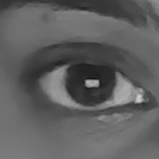
#> input picture server/iris1.png, 159 x 159 px, given in place of the camera
$ python save_live.py
#> lines starting #> are read from the running program, lines starting #| are printed output that depends on the picture; after the words box and inside, x2 and y2 are one past the last pixel; in counts of white or black regions, pixels touching at a corner belong together
import cv2
import os
import sys
sys.stdout.reconfigure(encoding='utf-8')

# Paths
BASE_DIR = os.path.dirname(os.path.abspath(__file__))
cascade_path = os.path.join(BASE_DIR, "server", "utils", "haarcascade_eye.xml")
output_path = os.path.join(BASE_DIR, "debug_iris", "live.png")

# Load Haar Cascade
eye_cascade = cv2.CascadeClassifier(cascade_path)
if eye_cascade.empty():
    print("❌ Haar cascade not found or failed to load.")
    exit(1)

# Ensure output directory exists
os.makedirs(os.path.dirname(output_path), exist_ok=True)

# Start webcam
cap = cv2.VideoCapture(0)
print("Show your eye to the webcam. Press 's' to capture, 'q' to quit.")

while True:
    ret, frame = cap.read()
#> frame is the input picture: shape (159, 159, 3); min 16, max 207, mean 95.6
    if not ret:
        print("❌ Failed to capture frame.")
        break

    gray = cv2.cvtColor(frame, cv2.COLOR_BGR2GRAY)
    eyes = eye_cascade.detectMultiScale(gray, 1.3, 5)
#> eyes = [[19, 26, 108, 108]]

    for (x, y, w, h) in eyes:
        cv2.rectangle(frame, (x, y), (x + w, y + h), (0, 255, 0), 2)
        break
#> this loop made 1 pass
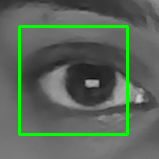
#> frame: shape (159, 159, 3); 5.11% of pixels changed, all inside (x1, y1, x2, y2) = (18, 25, 129, 136)

    cv2.imshow("Live Iris Capture", frame)

    key = cv2.waitKey(1)
#> (key q is pressed here)
    if key == ord('s') and len(eyes) > 0:
        (x, y, w, h) = eyes[0]
        eye_region = gray[y:y+h, x:x+w]
        resized = cv2.resize(eye_region, (64, 64))
        cv2.imwrite(output_path, resized)
        print(f"✅ Cropped iris saved to: {output_path}")
        break
    elif key == ord('q'):
        print("❌ Quit without saving.")
        break

cap.release()
cv2.destroyAllWindows()
